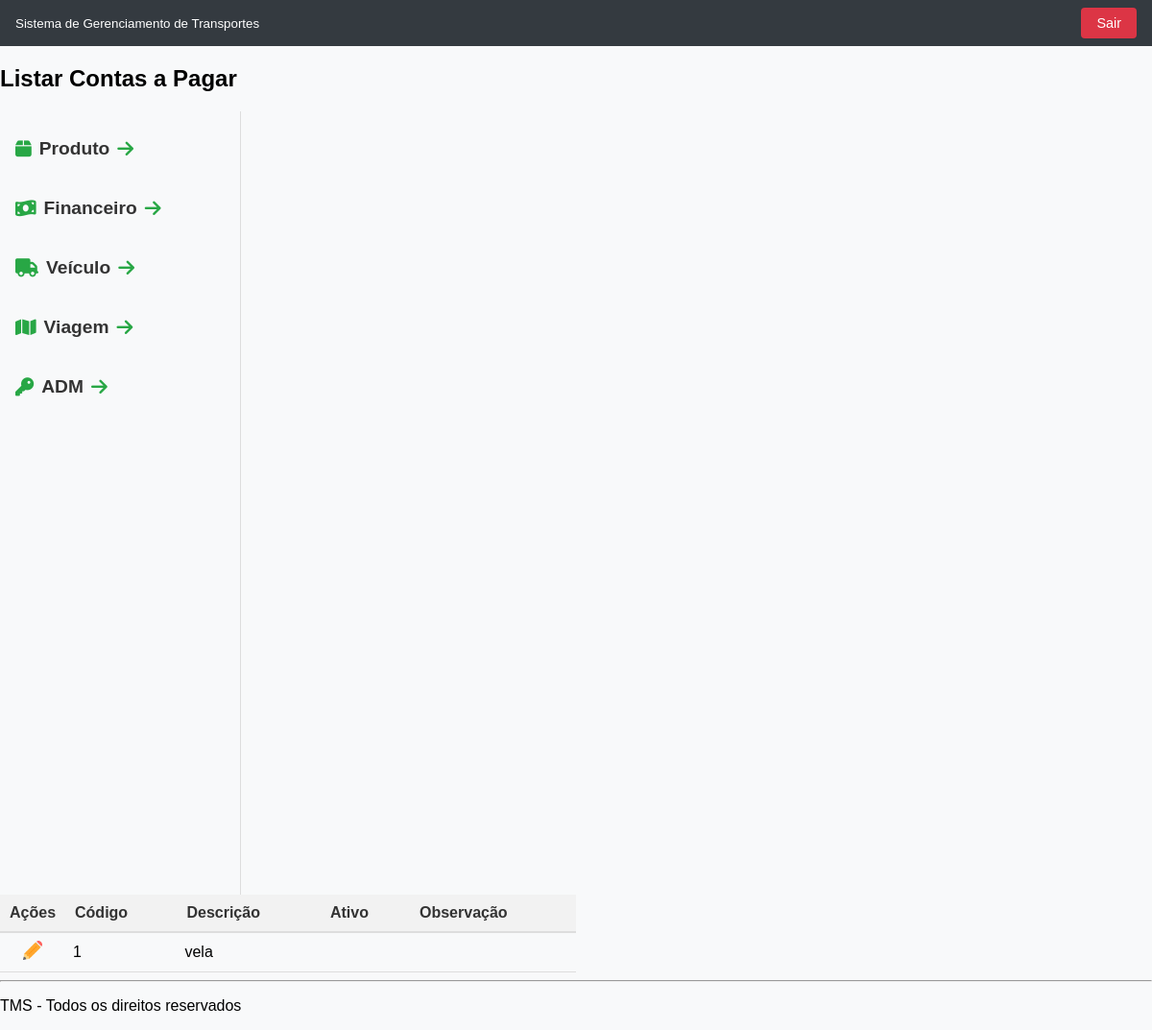
/tcc/peca, run on an earlier commit of the app's database.
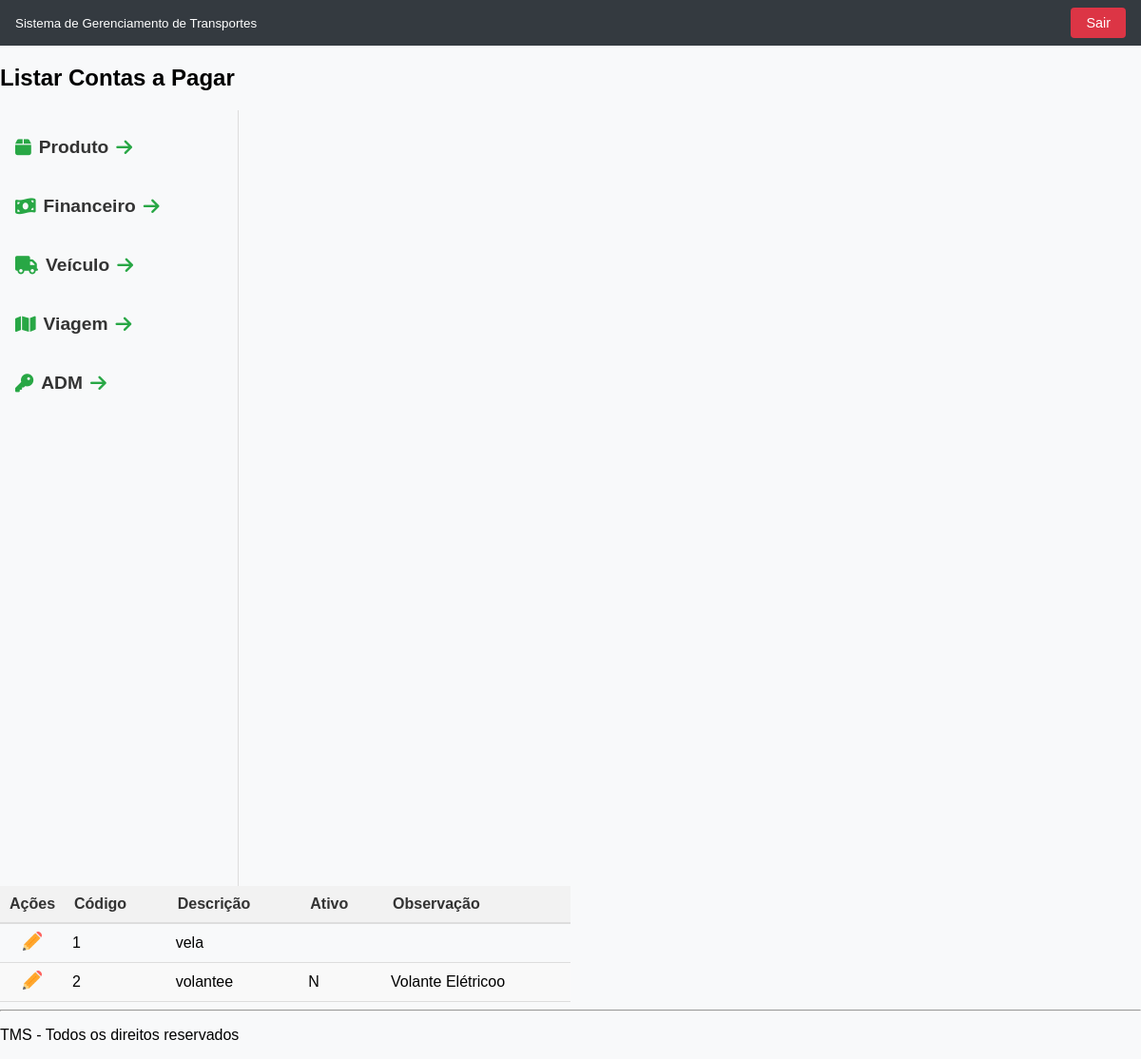
And on a later commit of the database.
### tables this page shows
CREATE TABLE `peca` (
  `descricao` varchar(150) NOT NULL,
  `id` int(11) NOT NULL,
  `ativo` char(1) NOT NULL,
  `observacao` varchar(100) NOT NULL
);

### tcc/Controller/PecaController.php (called while the page is built, shortened)
<?php
class PecaController{
    public static function index(){
        $peca_DAO = new PecaDAO();
        $lista_peca = $peca_DAO->getAllRows();
        $total_peca = count($lista_peca);
        include 'View/modulos/peca/listar_peca.php';
    }
}

### tcc/index.php (called while the page is built, shortened)
<?php
include 'rotas.php';

### tcc/DAO/MySQL.php (called while the page is built)
<?php
class MySQL extends PDO{
    private $host       = "localhost";
    private $usuario    = "root";
    private $senha      = "";
    private $db         = "tcc";
    private $opcoes = array(PDO::ATTR_ERRMODE => PDO::ERRMODE_EXCEPTION);
    public function __construct(){
        $dsn = "mysql:host=".$this->host.";dbname=".$this->db;
        return parent::__construct($dsn, $this->usuario, $this->senha, $this->opcoes);
    }
}

### tcc/DAO/pecaDAO.php (called while the page is built, shortened)
<?php
class PecaDAO{
    private $conexao;
    public function __construct(){
        include_once "MySQL.php";
        $this->conexao = new MySQL();
    }
    public function getAllRows(){
        $stmt = $this->conexao->prepare("SELECT * FROM peca");
        $stmt->execute();
        $arr_peca = array();
        while($f = $stmt->fetchObject()){
            $arr_peca[] = $f;
        }
        return $arr_peca;
    }
}

### tcc/View/modulos/peca/listar_peca.php (the view, shortened to what this page needs)
<!DOCTYPE html>
<html lang="en">
<head>
</head>
<body>
    <div class="header">
        <?php include PATH_VIEW . 'includes/cabecalho.php' ?>
    </div>
    <div class="titulo-pagina">
        <h2>Listar Contas a Pagar</h2>
    </div>
    <div class="menu">
        <?php include PATH_VIEW . 'includes/menu.php' ?>
    </div>
    <main>
    <table>
        <thead>
            <tr>
                <th>Ações</th>
                <th>Código</th>
                <th>Descrição</th>
                <th>Ativo</th>
                <th>Observação</th>
            </tr>
        </thead>
        <tbody>
            <?php for($i=0; $i<$total_peca; $i++): ?>
            <tr>
                <td class="icon">
                    <a href="/tcc/peca/ver?id=<?= $lista_peca[$i]->id ?>">
                        <img class="icon" title="Editar" src="/tcc/View/includes/imagem/lapis.png" alt="Ícone de Lápis">
                    </a>
                </td>
                <td><?= $lista_peca[$i]->id ?></td>
                <td><?= $lista_peca[$i]->descricao ?></td>
                <td><?= $lista_peca[$i]->ativo ?></td>
                <td><?= $lista_peca[$i]->observacao ?></td>
            </tr>
            <?php endfor; ?>
        </tbody>
    </table>
    </main>
    <?php include PATH_VIEW . 'includes/rodape.php' ?>
</body>
</html>

What changed in the data, as far as the page shows it:
added peca: id "2", descricao "volantee", ativo "N", observacao "Volante Elétricoo"
